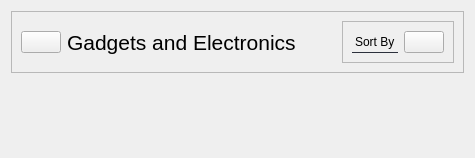
                      <widget class="QWidget" name="gadgetsInvPage">
                       <layout class="QVBoxLayout" name="verticalLayout_49">
                        <item>
                         <widget class="QFrame" name="headerFrame_8">
                          <property name="styleSheet">
                           <string notr="true">QFrame{
	border-bottom: 1px solid rgb(131, 142, 162);
}
QLabel{
border: none
}</string>
                          </property>
                          <property name="frameShape">
                           <enum>QFrame::StyledPanel</enum>
                          </property>
                          <property name="frameShadow">
                           <enum>QFrame::Raised</enum>
                          </property>
                          <layout class="QHBoxLayout" name="horizontalLayout_47">
                           <item>
                            <widget class="QPushButton" name="backBtn_5">
                             <property name="text">
                              <string/>
                             </property>
                             <property name="icon">
                              <iconset resource="resources.qrc">
                               <normaloff>:/white /White Icons/arrow-left-circle.svg</normaloff>:/white /White Icons/arrow-left-circle.svg</iconset>
                             </property>
                             <property name="iconSize">
                              <size>
                               <width>30</width>
                               <height>30</height>
                              </size>
                             </property>
                            </widget>
                           </item>
                           <item>
                            <widget class="QLabel" name="label_75">
                             <property name="font">
                              <font>
                               <pointsize>16</pointsize>
                              </font>
                             </property>
                             <property name="text">
                              <string>Gadgets and Electronics</string>
                             </property>
                            </widget>
                           </item>
                           <item>
                            <spacer name="horizontalSpacer_5">
                             <property name="orientation">
                              <enum>Qt::Horizontal</enum>
                             </property>
                             <property name="sizeHint" stdset="0">
                              <size>
                               <width>40</width>
                               <height>20</height>
                              </size>
                             </property>
                            </spacer>
                           </item>
                           <item alignment="Qt::AlignRight">
                            <widget class="QFrame" name="frame_36">
                             <property name="styleSheet">
                              <string notr="true">border-bottom: 1px solid rgb(44, 49, 60)</string>
                             </property>
                             <property name="frameShape">
                              <enum>QFrame::StyledPanel</enum>
                             </property>
                             <property name="frameShadow">
                              <enum>QFrame::Raised</enum>
                             </property>
                             <layout class="QHBoxLayout" name="horizontalLayout_48">
                              <item>
                               <widget class="QLabel" name="label_76">
                                <property name="text">
                                 <string>Sort By</string>
                                </property>
                               </widget>
                              </item>
                              <item>
                               <widget class="QPushButton" name="sortBtn_5">
                                <property name="text">
                                 <string/>
                                </property>
                                <property name="icon">
                                 <iconset resource="resources.qrc">
                                  <normaloff>:/white /White Icons/sliders.svg</normaloff>:/white /White Icons/sliders.svg</iconset>
                                </property>
                                <property name="iconSize">
                                 <size>
                                  <width>24</width>
                                  <height>24</height>
                                 </size>
                                </property>
                               </widget>
                              </item>
                             </layout>
                            </widget>
                           </item>
                          </layout>
                         </widget>
                        </item>
                        <item>
                         <widget class="QScrollArea" name="scrollArea_6">
                          <property name="styleSheet">
                           <string notr="true">border:none;
color: rgb(44, 49, 60);</string>
                          </property>
                          <property name="widgetResizable">
                           <bool>true</bool>
                          </property>
                          <widget class="QWidget" name="GadgetScrollAreaWidgetContents">
                           <property name="geometry">
                            <rect>
                             <x>0</x>
                             <y>0</y>
                             <width>100</width>
                             <height>30</height>
                            </rect>
                           </property>
                          </widget>
                         </widget>
                        </item>
                       </layout>
                      </widget>
